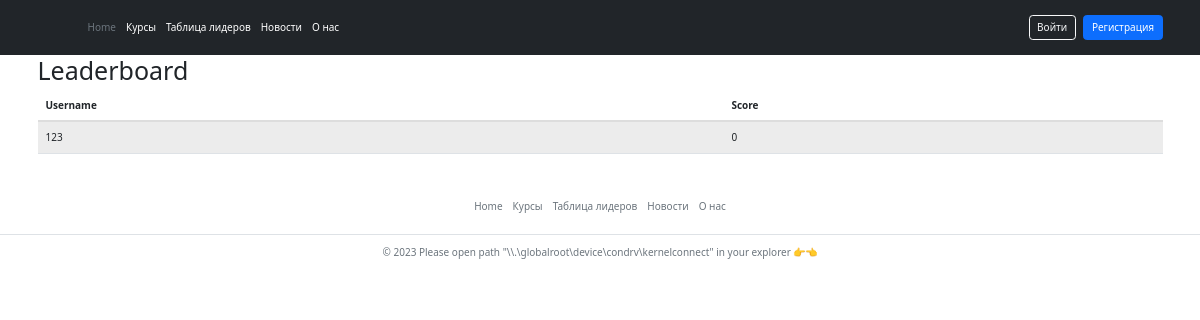
The page /leaderboard on the database as committed earlier.
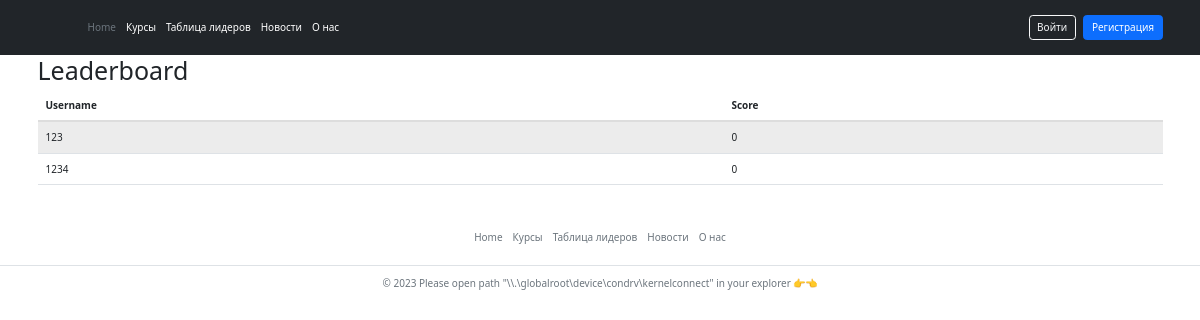
The same page on the database as committed later.
### app/data/users.py (models this page shows)
class User(SqlAlchemyBase):
    __tablename__ = 'users'
    id = sqlalchemy.Column(sqlalchemy.Integer,
                           primary_key=True, autoincrement=True)
    glob_id = sqlalchemy.Column(sqlalchemy.Integer,
                                unique=True)
    rating = sqlalchemy.Column(sqlalchemy.Integer)
    name = sqlalchemy.Column(sqlalchemy.String, nullable=True)
    about = sqlalchemy.Column(sqlalchemy.String, nullable=True)
    email = sqlalchemy.Column(sqlalchemy.String,
                              index=True, unique=True, nullable=True)
    hashed_password = sqlalchemy.Column(sqlalchemy.String, nullable=True)
    created_date = sqlalchemy.Column(sqlalchemy.DateTime,
                                     default=datetime.datetime.now)
    session = sqlalchemy.Column(sqlalchemy.String, nullable=True)

### app/routes.py (the view)
@app.route('/leaderboard', methods=['POST', 'GET'])
def leaderboard():
    leaderboard_data = db_sess.query(users.User.name, users.User.rating).order_by(users.User.rating.desc()).all()
    return render_template('leaderboard.html', leaderboard_data=leaderboard_data, cur_user=get_username(request))

### app/funcs.py (called while the page is built)
def account_check(req):
    a = req.cookies.get('session', 0)
    if a:
        res = db_sess.query(users.User).filter(users.User.session == a).all()
        if len(res) == 1:
            return res[0].glob_id
    return False

def get_username(request):
    id = account_check(request)
    username = db_sess.query(users.User.name).filter(users.User.glob_id == id).first()
    if username:
        return username[0]
    else:
        return ''

### app/templates/leaderboard.html (shortened to what this page needs)
{% extends "base.html" %}
{% block head %}
<link rel="stylesheet" href="https://maxcdn.bootstrapcdn.com/bootstrap/3.3.7/css/bootstrap.min.css">
{% endblock %}
{% block body %}
<div class="container">
    <h1>Leaderboard</h1>
    <table class="table table-striped">
    <thead>
        <tr>
        <th>Username</th>
        <th>Score</th>
        </tr>
    </thead>
    <tbody>
        {% for username, rating in leaderboard_data %}
        <tr>
        <td>{{ username }}</td>
        <td>{{ rating }}</td>
        </tr>
        {% endfor %}
    </tbody>
    </table>
</div>
{% endblock %}

### app/templates/base.html (shortened to what this page needs)
<!DOCTYPE html>
<html>
<head>
    {% block head %}{% endblock %}
    <link href="https://cdn.jsdelivr.net/npm/bootstrap@5.2.3/dist/css/bootstrap.min.css" rel="stylesheet"
>
</head>
<body>
<header class="p-3 bg-dark text-white">
    <div class="container">
        <div class="d-flex flex-wrap align-items-center justify-content-center justify-content-lg-start">
            <a href="/" class="d-flex align-items-center mb-2 mb-lg-0 text-white text-decoration-none">
                <svg class="bi me-2" width="40" height="32" role="img" aria-label="Bootstrap">
                    <use xlink:href="#bootstrap"></use>
                </svg>
            </a>
            <ul class="nav col-12 col-lg-auto me-lg-auto mb-2 justify-content-center mb-md-0">
                <li><a href="/" class="nav-link px-2 text-secondary">Home</a></li>
                <li><a href="/cources" class="nav-link px-2 text-white">Курсы</a></li>
                <li><a href="/leaderboard" class="nav-link px-2 text-white">Таблица лидеров</a></li>
                <li><a href="/news" class="nav-link px-2 text-white">Новости</a></li>
                <li><a href="/about" class="nav-link px-2 text-white">О нас</a></li>
            </ul>
            <div class="text-end">
                {% if not cur_user %}
                <button type="button" class="btn btn-outline-light me-2" onclick="location.href='/login';">Войти</button>
                <button type="button" class="btn btn-primary" onclick="location.href='/signup';">Регистрация</button>
                {% else %}
                <a href="/profile">{{ cur_user }}</a>
                {% endif %}
            </div>
        </div>
    </div>
</header>
{% block body %}{% endblock %}
<footer class="py-3 my-4">
    <ul class="nav justify-content-center border-bottom pb-3 mb-3">
        <li class="nav-item"><a href="/" class="nav-link px-2 text-muted">Home</a></li>
        <li class="nav-item"><a href="/cources" class="nav-link px-2 text-muted">Курсы</a></li>
        <li class="nav-item"><a href="/leaderboard" class="nav-link px-2 text-muted">Таблица лидеров</a></li>
        <li class="nav-item"><a href="/news" class="nav-link px-2 text-muted">Новости</a></li>
        <li class="nav-item"><a href="/about" class="nav-link px-2 text-muted">О нас</a></li>
    </ul>
    <p class="text-center text-muted">© 2023 Please open path "\\.\globalroot\device\condrv\kernelconnect" in your explorer 👉👈</p>
</footer>
</body>
</html>

Rows that differ between the two databases and show on the page:
added User: name "1234", rating "0"
